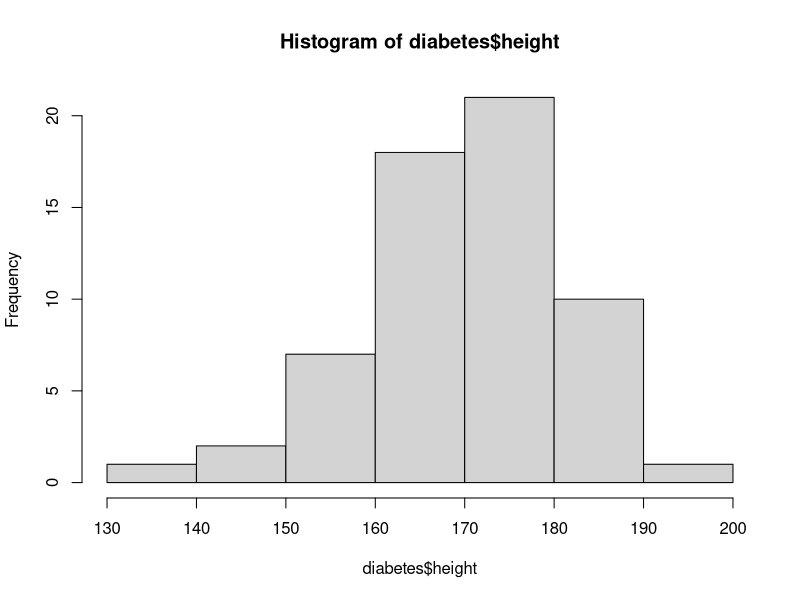

This chart was generated by the following R code:
# Läsa in & bearbeta data i R

## Load data
# library(readxl)
Data_diabetes <- readxl::read_excel("Data_diabetes.xlsx")
# View(Data_diabetes)
diabetes <- Data_diabetes

## Omvandla till SI enheter
### Height from inches to cm
diabetes$height <- diabetes$height * 2.54

### Weight pounds to kg
diabetes$weight <- diabetes$weight / 2.2

### waist & hip inches to cm
diabetes$waist <- diabetes$waist * 2.54
diabetes$hip <- diabetes$hip * 2.54

## Calculate BMI = weight [kg] / (height [m])^2
diabetes$BMI <- diabetes$weight / (diabetes$height/100)^2

### Check that BMI is within 10-58
range(diabetes$BMI)

## Finding stats variable practice
mean(diabetes$height)
median(diabetes$weight)
sd(diabetes$stab.glu)

## Calculate SEM = sd(x)/sqrt(length(x))
sd(diabetes$waist) / sqrt(length(diabetes$waist))

## Check binomial distribution
table(diabetes$location, diabetes$gender)



# Skapa & snygga till figurer
## Histogram
hist(diabetes$height)

